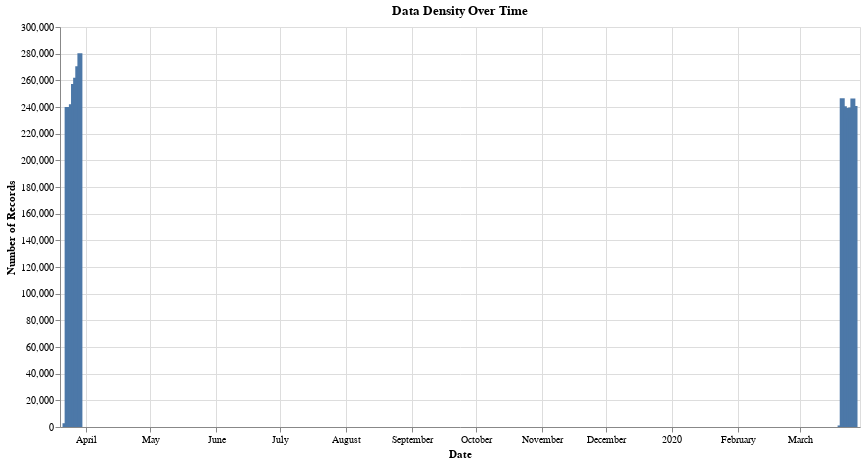

The notebook cell this image was saved under:
### Code cell
chart = alt.Chart(daily).mark_bar().encode(
    x=alt.X('date:T', title='Date'),
    y=alt.Y('count:Q', title='Number of Records'),
    tooltip=['date:T', 'count:Q']
).properties(
    title='Data Density Over Time',
    width=800,
    height=400
)

chart

### Figure 1 — Vega specification as saved in the notebook (floating-point values rounded to 4 significant figures)
{"$schema": "https://vega.github.io/schema/vega/v5.json", "data": [{"name": "source_0", "values": [{"count": 2823, "count_end": 2823.0, "count_start": 0.0, "date": "2019-03-22T00:00:00.000"}, {"count": 239924, "count_end": 239900.0, "count_start": 0.0, "date": "2019-03-23T00:00:00.000"}, {"count": 232839, "count_end": 232800.0, "count_start": 0.0, "date": "2019-03-24T00:00:00.000"}, {"count": 242063, "count_end": 242100.0, "count_start": 0.0, "date": "2019-03-25T00:00:00.000"}, {"count": 257274, "count_end": 257300.0, "count_start": 0.0, "date": "2019-03-26T00:00:00.000"}, {"count": 261975, "count_end": 262000.0, "count_start": 0.0, "date": "2019-03-27T00:00:00.000"}, {"count": 270642, "count_end": 270600.0, "count_start": 0.0, "date": "2019-03-28T00:00:00.000"}, {"count": 280289, "count_end": 280300.0, "count_start": 0.0, "date": "2019-03-29T00:00:00.000"}, {"count": 1170, "count_end": 1170.0, "count_start": 0.0, "date": "2020-03-20T00:00:00.000"}, {"count": 246471, "count_end": 246500.0, "count_start": 0.0, "date": "2020-03-21T00:00:00.000"}, {"count": 240595, "count_end": 240600.0, "count_start": 0.0, "date": "2020-03-22T00:00:00.000"}, {"count": 239284, "count_end": 239300.0, "count_start": 0.0, "date": "2020-03-23T00:00:00.000"}, {"count": 231847, "count_end": 231800.0, "count_start": 0.0, "date": "2020-03-24T00:00:00.000"}, {"count": 239535, "count_end": 239500.0, "count_start": 0.0, "date": "2020-03-25T00:00:00.000"}, {"count": 246332, "count_end": 246300.0, "count_start": 0.0, "date": "2020-03-26T00:00:00.000"}, {"count": 240814, "count_end": 240800.0, "count_start": 0.0, "date": "2020-03-27T00:00:00.000"}], "transform": [{"type": "formula", "expr": "toDate(datum['date'])", "as": "date"}]}], "marks": [{"type": "rect", "name": "marks", "from": {"data": "source_0"}, "encode": {"update": {"fill": {"value": "#4c78a8"}, "tooltip": {"signal": "{\"date\": timeFormat(datum[\"date\"], '%b %d, %Y'), \"count\": format(datum[\"count\"], \"\")}"}, "y": {"field": "count_end", "scale": "y"}, "width": {"value": 5}, "xc": {"field": "date", "scale": "x"}, "y2": {"field": "count_start", "scale": "y"}}}, "style": ["bar"]}], "scales": [{"name": "x", "type": "time", "domain": {"data": "source_0", "field": "date"}, "range": [0, {"signal": "width"}], "padding": 5}, {"name": "y", "type": "linear", "domain": {"data": "source_0", "fields": ["count_start", "count_end"]}, "range": [{"signal": "height"}, 0], "zero": true, "nice": true}], "axes": [{"scale": "x", "gridScale": "y", "aria": false, "maxExtent": 0, "orient": "bottom", "minExtent": 0, "ticks": false, "grid": true, "domain": false, "labels": false, "tickCount": {"signal": "ceil(width/40)"}, "zindex": 0}, {"scale": "y", "orient": "left", "zindex": 0, "gridScale": "x", "ticks": false, "tickCount": {"signal": "ceil(height/40)"}, "grid": true, "labels": false, "domain": false, "aria": false, "maxExtent": 0, "minExtent": 0}, {"scale": "x", "zindex": 0, "orient": "bottom", "labelOverlap": true, "labelFlush": true, "grid": false, "title": "Date", "tickCount": {"signal": "ceil(width/40)"}}, {"scale": "y", "grid": false, "labelOverlap": true, "tickCount": {"signal": "ceil(height/40)"}, "zindex": 0, "orient": "left", "title": "Number of Records"}], "title": {"text": "Data Density Over Time", "frame": "group"}, "height": 400, "style": "cell", "padding": 5, "background": "white", "width": 800}
